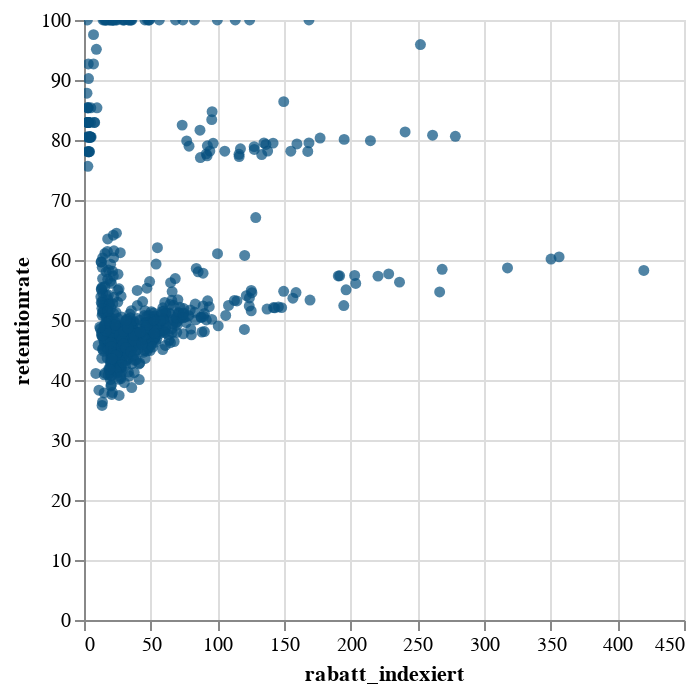

The notebook cell this image was saved under:
### Code cell
data_wo_201410 = data[data['kohorte'] != '201410']

alt.Chart(data_wo_201410).mark_circle(color=color1).encode(
    x = alt.X(x_float),
    y = alt.Y(y_label),
    tooltip = tooltip
).interactive()

### Figure 1 — Vega-Lite specification as saved in the notebook (floating-point values rounded to 4 significant figures; data arrays with more than 128 entries replaced by an {"elided": "..."} marker saying what was removed)
{"config": {"view": {"continuousWidth": 300, "continuousHeight": 300}}, "data": {"name": "data-0caecbb1f45d9c5917a5f2cabdfa7581"}, "mark": {"type": "circle", "color": "#06507F"}, "encoding": {"tooltip": [{"field": "kohorte", "type": "nominal"}, {"field": "monat_monat", "type": "nominal"}], "x": {"field": "rabatt_indexiert", "type": "quantitative"}, "y": {"field": "retentionrate", "type": "quantitative"}}, "params": [{"name": "param_107", "select": {"type": "interval", "encodings": ["x", "y"]}, "bind": "scales"}], "$schema": "https://vega.github.io/schema/vega-lite/v5.20.1.json", "datasets": {"data-0caecbb1f45d9c5917a5f2cabdfa7581": {"elided": "668 records"}}}
